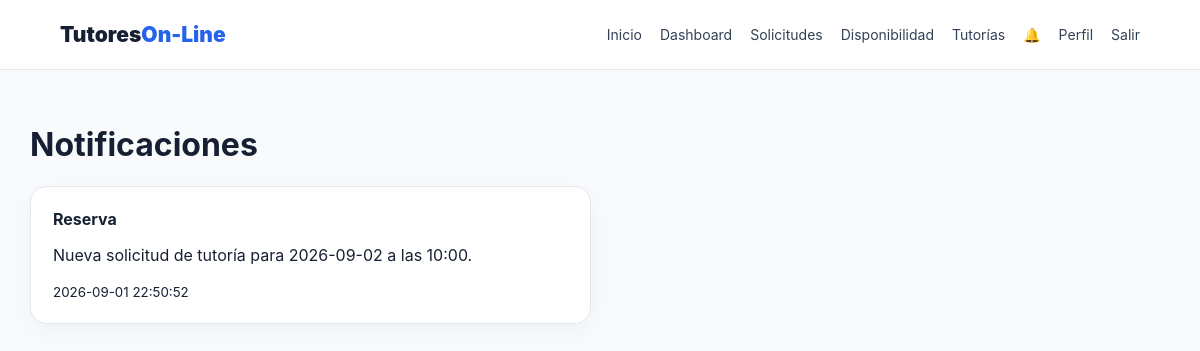
The app's page /notificaciones (signed in) with its own data.
### tables this page shows
CREATE TABLE notificaciones(id INTEGER PRIMARY KEY AUTOINCREMENT, usuario_id INTEGER NOT NULL,
      mensaje TEXT NOT NULL, tipo TEXT DEFAULT 'info', leida INTEGER DEFAULT 0, creado_en TEXT DEFAULT CURRENT_TIMESTAMP,
      FOREIGN KEY(usuario_id) REFERENCES usuarios(id) ON DELETE CASCADE);

### app.py (the view)
@app.route('/notificaciones')
@login_required
def notificaciones():
    c=db(); rows=c.execute('SELECT * FROM notificaciones WHERE usuario_id=? ORDER BY id DESC LIMIT 30',(session['usuario_id'],)).fetchall(); c.execute('UPDATE notificaciones SET leida=1 WHERE usuario_id=?',(session['usuario_id'],)); c.commit(); c.close(); return render_template('notificaciones.html',notificaciones=rows)

### app.py (called while the page is built)
def db():
    c = sqlite3.connect(DATABASE)
    c.row_factory = sqlite3.Row
    c.execute('PRAGMA foreign_keys = ON')
    return c

def login_required(f):
    @wraps(f)
    def wrap(*a,**kw):
        if not session.get('usuario_id'):
            flash('Debes iniciar sesión para continuar.','warning'); return redirect(url_for('login'))
        return f(*a,**kw)
    return wrap

@app.context_processor
def inject_globals():
    count=0
    if session.get('usuario_id'):
        c=db(); count=c.execute('SELECT COUNT(*) FROM notificaciones WHERE usuario_id=? AND leida=0',(session['usuario_id'],)).fetchone()[0]; c.close()
    return {'notification_count':count, 'today':date.today().isoformat()}

### templates/notificaciones.html
{% extends 'base.html' %}{% block title %}Notificaciones{% endblock %}{% block content %}<h1>Notificaciones</h1><div class="grid two">{% for n in notificaciones %}<div class="card"><b>{{n['tipo']|capitalize}}</b><p>{{n['mensaje']}}</p><small>{{n['creado_en']}}</small></div>{% else %}<div class="card"><p>No tienes notificaciones.</p></div>{% endfor %}</div>{% endblock %}

### static/css/style.css (style rules this page uses)
* { box-sizing:border-box }
body { margin:0;font-family:Inter,Arial,sans-serif;background:#f8fafc;color:#172033 }
.card,.hero-card,.auth-card,.filter-box,.tutor-card,.stat,.searchbox { background:#fff;border:1px solid #e2e8f0;border-radius:16px;padding:22px;box-shadow:0 7px 24px #0f172a0b }
.grid { display:grid;gap:18px }
.two { grid-template-columns:repeat(2,1fr) }

### records on screen
notificaciones: tipo "Reserva", mensaje "Nueva solicitud de tutoría para 2026-09-02 a las 10:00.", creado_en "2026-09-01 22:50:52"
